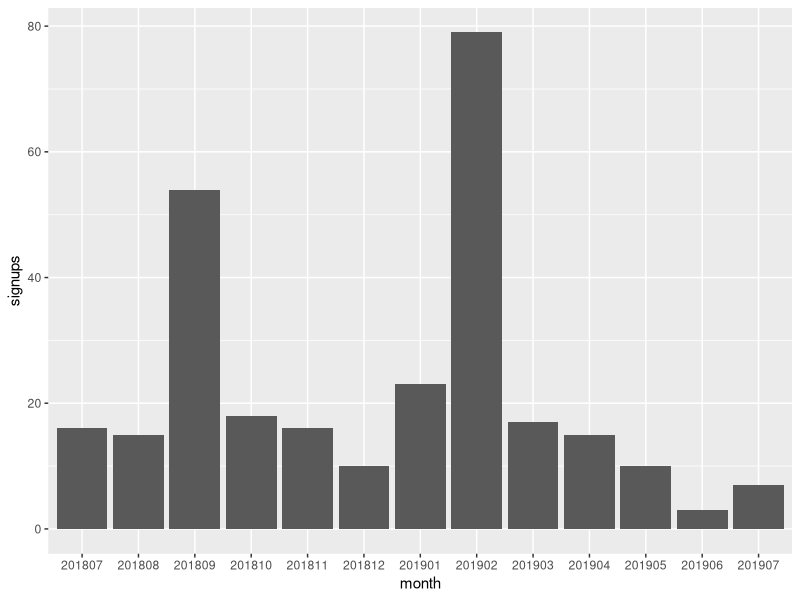

This figure's R source:
library(tidyverse)

monthly_signups <- read_csv('project/signups_by_month.csv',
                    col_types = 'cin'
                    )

# check out the lubridate package ( do more with dates and times in R )

ggplot(data = monthly_signups) +
  geom_col(aes(month, signups))
